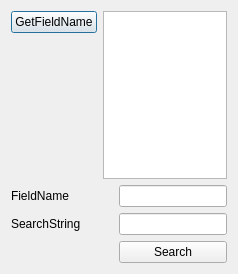
<?xml version="1.0" encoding="UTF-8"?>
<ui version="4.0">
 <class>GetDataFromMysqlDialog</class>
 <widget class="QDialog" name="GetDataFromMysqlDialog">
  <property name="geometry">
   <rect>
    <x>0</x>
    <y>0</y>
    <width>238</width>
    <height>274</height>
   </rect>
  </property>
  <property name="windowTitle">
   <string>Dialog</string>
  </property>
  <property name="whatsThis">
   <string>从数据库中获取固定资产编号</string>
  </property>
  <layout class="QGridLayout" name="gridLayout_3">
   <item row="0" column="0">
    <layout class="QGridLayout" name="gridLayout_2">
     <item row="0" column="0">
      <widget class="QPushButton" name="GetFieldNamePushButton">
       <property name="text">
        <string>GetFieldName</string>
       </property>
      </widget>
     </item>
     <item row="0" column="1" rowspan="2">
      <widget class="QTextBrowser" name="FieldNameTextBrowser"/>
     </item>
     <item row="1" column="0">
      <spacer name="verticalSpacer">
       <property name="orientation">
        <enum>Qt::Vertical</enum>
       </property>
       <property name="sizeHint" stdset="0">
        <size>
         <width>20</width>
         <height>40</height>
        </size>
       </property>
      </spacer>
     </item>
    </layout>
   </item>
   <item row="1" column="0">
    <layout class="QGridLayout" name="gridLayout">
     <item row="0" column="0">
      <widget class="QLabel" name="FieldNameLabel">
       <property name="text">
        <string>FieldName</string>
       </property>
      </widget>
     </item>
     <item row="0" column="1">
      <widget class="QLineEdit" name="FieldNameLineEdit"/>
     </item>
     <item row="1" column="0">
      <widget class="QLabel" name="SearchStringLabel">
       <property name="text">
        <string>SearchString</string>
       </property>
      </widget>
     </item>
     <item row="1" column="1">
      <widget class="QLineEdit" name="SearchStringLineEdit"/>
     </item>
     <item row="2" column="0">
      <spacer name="horizontalSpacer">
       <property name="orientation">
        <enum>Qt::Horizontal</enum>
       </property>
       <property name="sizeHint" stdset="0">
        <size>
         <width>40</width>
         <height>20</height>
        </size>
       </property>
      </spacer>
     </item>
     <item row="2" column="1">
      <widget class="QPushButton" name="SearchRecordPushButton">
       <property name="text">
        <string>Search</string>
       </property>
      </widget>
     </item>
    </layout>
   </item>
  </layout>
 </widget>
 <resources/>
 <connections/>
</ui>
